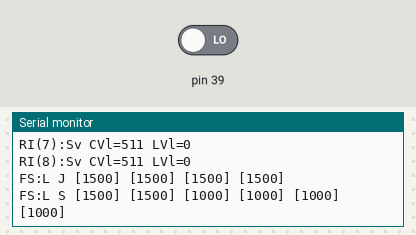
Bench run of a sketch on a simulated Arduino Uno, built for the host (arithmetic inside an expression is 32-bit, double 64-bit). On the bench: the last lines printed to the serial monitor. The inputs (shaded band) are chosen by the test bench; at power-on: pin 39 LOW.

Above: at 1.2 s.
1.3 s: pin 39 driven HIGH
At 1.7 s:
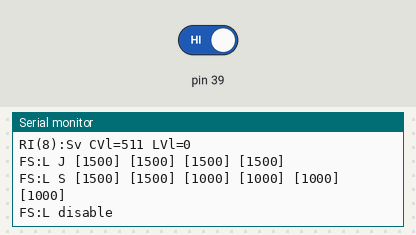
2.8 s: pin 39 driven LOW
At 4.1 s:
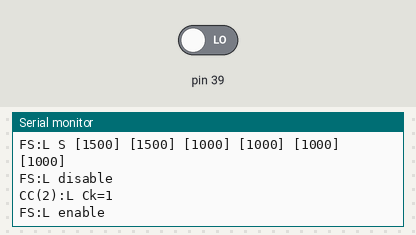

The sketch:

93-FlySkyMultiRC.ino
```cpp
// (licence header left out)
#define LOG
#define LOG_LOOP
#include <Easy.h>

//*****************************************************************
// Parameter MainSwitch
#define SWITCH_POS1 39
#define SWITCHMODE smPullUpExternal

//*****************************************************************
void setup()
{
  //((*** Initialize: Configure your sketch here....
#ifdef LOG
  GetLog()->printf("FlySky MultiRemoteControl Test");
#endif

  Switch2Position* mainSwitch = new Switch2Position(SWITCH_POS1, SWITCHMODE);

  CompareCondition* flySkyEnabledCondition = new CompareCondition(mainSwitch, OpEQ, Switch2Position::On );
  FlySky* flySky = new FlySky(scHard2, flySkyEnabledCondition);

  // Control has been created when get it --> get all controls
  flySky->getControl(rcJoystick1X);
  flySky->getControl(rcJoystick1Y);
  flySky->getControl(rcJoystick2X);
  flySky->getControl(rcJoystick2Y);
  flySky->getControl(rcVrA);
  flySky->getControl(rcVrB);
  flySky->getControl(rcSwA);
  flySky->getControl(rcSwB);
  flySky->getControl(rcSwC);
  flySky->getControl(rcSwD);
// ***))

  // Initialize control
  ControlManagerFactory::GetControlManager()->Setup();
}

//*****************************************************************
void loop() {
  //*** Run: No additional code is required

#ifdef LOG_LOOP_DEBUG
  GetLog()->println("Loop");
#endif

  ControlManagerFactory::GetControlManager()->Loop();

  delay(5);
}
```

Measured:
- after the input at 1.3 s, the serial monitor: prints a new line at once (image 1)
- after the input at 2.8 s, the serial monitor: prints a new line at once (image 2)
